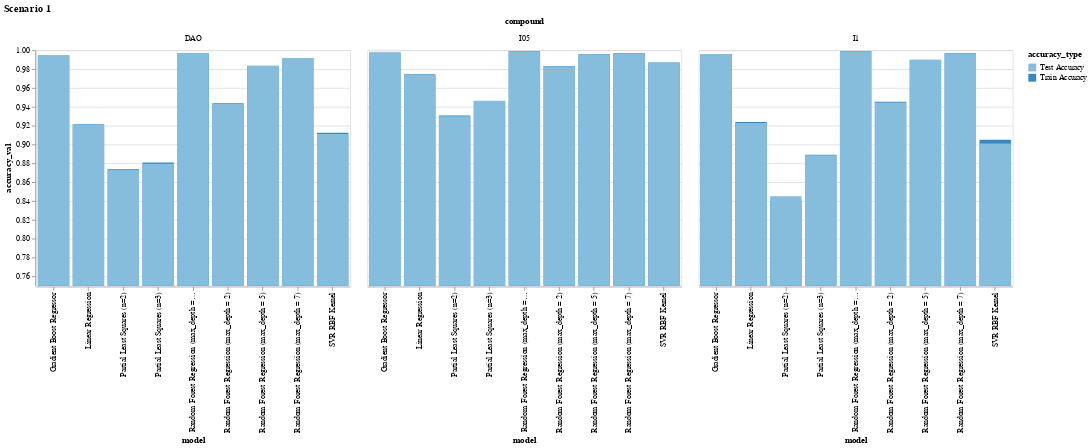

Notebook code for this chart:
### Code cell
alt.Chart(df_prod.query('scenario == "s1"')).mark_bar().encode(
    alt.X('model'),
    alt.Y('accuracy_val', stack = False, scale = alt.Scale(domain = [0.75,1])),
    alt.Color('accuracy_type:O'),
    alt.Facet('compound')
    ).properties(width = 400).properties(title = 'Scenario 1')

### Figure 1 — Vega-Lite specification as saved in the notebook (floating-point values rounded to 4 significant figures)
{"$schema": "https://vega.github.io/schema/vega-lite/v3.4.0.json", "config": {"mark": {"tooltip": null}, "view": {"height": 300, "width": 400}}, "data": {"name": "data-008a74a00925eaf6bd1b4c67894a65c9"}, "datasets": {"data-008a74a00925eaf6bd1b4c67894a65c9": [{"accuracy_type": "Train Accuracy", "accuracy_val": 0.9745, "compound": "I05", "model": "Linear Regression", "scenario": "s1"}, {"accuracy_type": "Train Accuracy", "accuracy_val": 0.9238, "compound": "I1", "model": "Linear Regression", "scenario": "s1"}, {"accuracy_type": "Train Accuracy", "accuracy_val": 0.9213, "compound": "DAO", "model": "Linear Regression", "scenario": "s1"}, {"accuracy_type": "Train Accuracy", "accuracy_val": 0.9306, "compound": "I05", "model": "Partial Least Squares (n=2)", "scenario": "s1"}, {"accuracy_type": "Train Accuracy", "accuracy_val": 0.8401, "compound": "I1", "model": "Partial Least Squares (n=2)", "scenario": "s1"}, {"accuracy_type": "Train Accuracy", "accuracy_val": 0.874, "compound": "DAO", "model": "Partial Least Squares (n=2)", "scenario": "s1"}, {"accuracy_type": "Train Accuracy", "accuracy_val": 0.9459, "compound": "I05", "model": "Partial Least Squares (n=3)", "scenario": "s1"}, {"accuracy_type": "Train Accuracy", "accuracy_val": 0.889, "compound": "I1", "model": "Partial Least Squares (n=3)", "scenario": "s1"}, {"accuracy_type": "Train Accuracy", "accuracy_val": 0.8809, "compound": "DAO", "model": "Partial Least Squares (n=3)", "scenario": "s1"}, {"accuracy_type": "Train Accuracy", "accuracy_val": 0.9832, "compound": "I05", "model": "Random Forest Regression (max_depth = 2)", "scenario": "s1"}, {"accuracy_type": "Train Accuracy", "accuracy_val": 0.9453, "compound": "I1", "model": "Random Forest Regression (max_depth = 2)", "scenario": "s1"}, {"accuracy_type": "Train Accuracy", "accuracy_val": 0.9438, "compound": "DAO", "model": "Random Forest Regression (max_depth = 2)", "scenario": "s1"}, {"accuracy_type": "Train Accuracy", "accuracy_val": 0.9956, "compound": "I05", "model": "Random Forest Regression (max_depth = 5)", "scenario": "s1"}, {"accuracy_type": "Train Accuracy", "accuracy_val": 0.9898, "compound": "I1", "model": "Random Forest Regression (max_depth = 5)", "scenario": "s1"}, {"accuracy_type": "Train Accuracy", "accuracy_val": 0.9834, "compound": "DAO", "model": "Random Forest Regression (max_depth = 5)", "scenario": "s1"}, {"accuracy_type": "Train Accuracy", "accuracy_val": 0.9971, "compound": "I05", "model": "Random Forest Regression (max_depth = 7)", "scenario": "s1"}, {"accuracy_type": "Train Accuracy", "accuracy_val": 0.9967, "compound": "I1", "model": "Random Forest Regression (max_depth = 7)", "scenario": "s1"}, {"accuracy_type": "Train Accuracy", "accuracy_val": 0.9919, "compound": "DAO", "model": "Random Forest Regression (max_depth = 7)", "scenario": "s1"}, {"accuracy_type": "Train Accuracy", "accuracy_val": 0.9991, "compound": "I05", "model": "Random Forest Regression (max_depth = 10)", "scenario": "s1"}, {"accuracy_type": "Train Accuracy", "accuracy_val": 0.9993, "compound": "I1", "model": "Random Forest Regression (max_depth = 10)", "scenario": "s1"}, {"accuracy_type": "Train Accuracy", "accuracy_val": 0.9968, "compound": "DAO", "model": "Random Forest Regression (max_depth = 10)", "scenario": "s1"}, {"accuracy_type": "Train Accuracy", "accuracy_val": 0.9869, "compound": "I05", "model": "SVR RBF Kernel", "scenario": "s1"}, {"accuracy_type": "Train Accuracy", "accuracy_val": 0.905, "compound": "I1", "model": "SVR RBF Kernel", "scenario": "s1"}, {"accuracy_type": "Train Accuracy", "accuracy_val": 0.9125, "compound": "DAO", "model": "SVR RBF Kernel", "scenario": "s1"}, {"accuracy_type": "Train Accuracy", "accuracy_val": 0.9976, "compound": "I05", "model": "Gradient Boost Regressor", "scenario": "s1"}, {"accuracy_type": "Train Accuracy", "accuracy_val": 0.9961, "compound": "I1", "model": "Gradient Boost Regressor", "scenario": "s1"}, {"accuracy_type": "Train Accuracy", "accuracy_val": 0.9945, "compound": "DAO", "model": "Gradient Boost Regressor", "scenario": "s1"}, {"accuracy_type": "Test Accuracy", "accuracy_val": 0.9742, "compound": "I05", "model": "Linear Regression", "scenario": "s1"}, {"accuracy_type": "Test Accuracy", "accuracy_val": 0.9227, "compound": "I1", "model": "Linear Regression", "scenario": "s1"}, {"accuracy_type": "Test Accuracy", "accuracy_val": 0.9211, "compound": "DAO", "model": "Linear Regression", "scenario": "s1"}, {"accuracy_type": "Test Accuracy", "accuracy_val": 0.93, "compound": "I05", "model": "Partial Least Squares (n=2)", "scenario": "s1"}, {"accuracy_type": "Test Accuracy", "accuracy_val": 0.8449, "compound": "I1", "model": "Partial Least Squares (n=2)", "scenario": "s1"}, {"accuracy_type": "Test Accuracy", "accuracy_val": 0.8733, "compound": "DAO", "model": "Partial Least Squares (n=2)", "scenario": "s1"}, {"accuracy_type": "Test Accuracy", "accuracy_val": 0.9463, "compound": "I05", "model": "Partial Least Squares (n=3)", "scenario": "s1"}, {"accuracy_type": "Test Accuracy", "accuracy_val": 0.8885, "compound": "I1", "model": "Partial Least Squares (n=3)", "scenario": "s1"}, {"accuracy_type": "Test Accuracy", "accuracy_val": 0.8794, "compound": "DAO", "model": "Partial Least Squares (n=3)", "scenario": "s1"}, {"accuracy_type": "Test Accuracy", "accuracy_val": 0.9829, "compound": "I05", "model": "Random Forest Regression (max_depth = 2)", "scenario": "s1"}, {"accuracy_type": "Test Accuracy", "accuracy_val": 0.9445, "compound": "I1", "model": "Random Forest Regression (max_depth = 2)", "scenario": "s1"}, {"accuracy_type": "Test Accuracy", "accuracy_val": 0.9428, "compound": "DAO", "model": "Random Forest Regression (max_depth = 2)", "scenario": "s1"}, {"accuracy_type": "Test Accuracy", "accuracy_val": 0.9954, "compound": "I05", "model": "Random Forest Regression (max_depth = 5)", "scenario": "s1"}, {"accuracy_type": "Test Accuracy", "accuracy_val": 0.9897, "compound": "I1", "model": "Random Forest Regression (max_depth = 5)", "scenario": "s1"}, {"accuracy_type": "Test Accuracy", "accuracy_val": 0.9832, "compound": "DAO", "model": "Random Forest Regression (max_depth = 5)", "scenario": "s1"}, {"accuracy_type": "Test Accuracy", "accuracy_val": 0.9969, "compound": "I05", "model": "Random Forest Regression (max_depth = 7)", "scenario": "s1"}, {"accuracy_type": "Test Accuracy", "accuracy_val": 0.9965, "compound": "I1", "model": "Random Forest Regression (max_depth = 7)", "scenario": "s1"}, {"accuracy_type": "Test Accuracy", "accuracy_val": 0.9917, "compound": "DAO", "model": "Random Forest Regression (max_depth = 7)", "scenario": "s1"}, {"accuracy_type": "Test Accuracy", "accuracy_val": 0.9989, "compound": "I05", "model": "Random Forest Regression (max_depth = 10)", "scenario": "s1"}, {"accuracy_type": "Test Accuracy", "accuracy_val": 0.999, "compound": "I1", "model": "Random Forest Regression (max_depth = 10)", "scenario": "s1"}, {"accuracy_type": "Test Accuracy", "accuracy_val": 0.9969, "compound": "DAO", "model": "Random Forest Regression (max_depth = 10)", "scenario": "s1"}, {"accuracy_type": "Test Accuracy", "accuracy_val": 0.9867, "compound": "I05", "model": "SVR RBF Kernel", "scenario": "s1"}, {"accuracy_type": "Test Accuracy", "accuracy_val": 0.901, "compound": "I1", "model": "SVR RBF Kernel", "scenario": "s1"}, {"accuracy_type": "Test Accuracy", "accuracy_val": 0.9112, "compound": "DAO", "model": "SVR RBF Kernel", "scenario": "s1"}, {"accuracy_type": "Test Accuracy", "accuracy_val": 0.9974, "compound": "I05", "model": "Gradient Boost Regressor", "scenario": "s1"}, {"accuracy_type": "Test Accuracy", "accuracy_val": 0.9961, "compound": "I1", "model": "Gradient Boost Regressor", "scenario": "s1"}, {"accuracy_type": "Test Accuracy", "accuracy_val": 0.9946, "compound": "DAO", "model": "Gradient Boost Regressor", "scenario": "s1"}]}, "encoding": {"color": {"field": "accuracy_type", "type": "ordinal"}, "facet": {"field": "compound", "type": "nominal"}, "x": {"field": "model", "type": "nominal"}, "y": {"field": "accuracy_val", "scale": {"domain": [0.75, 1]}, "stack": false, "type": "quantitative"}}, "mark": "bar", "title": "Scenario 1", "width": 400}
